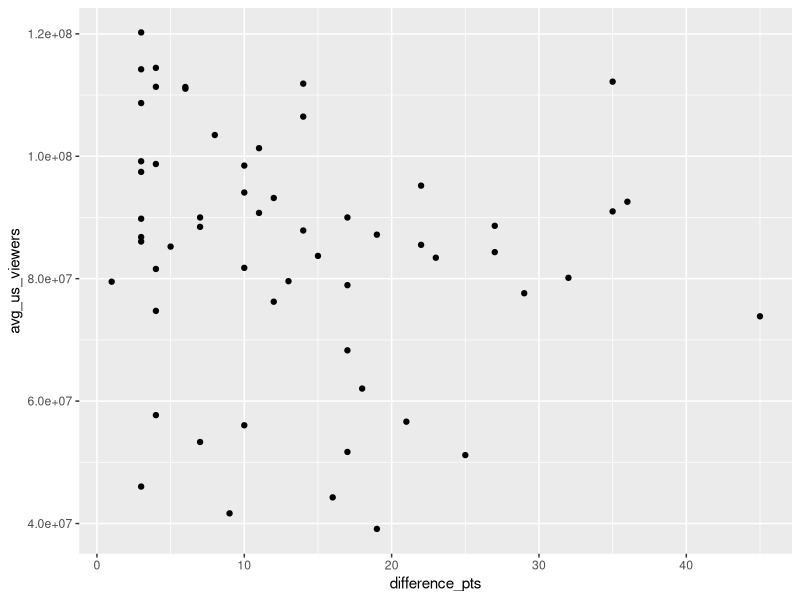
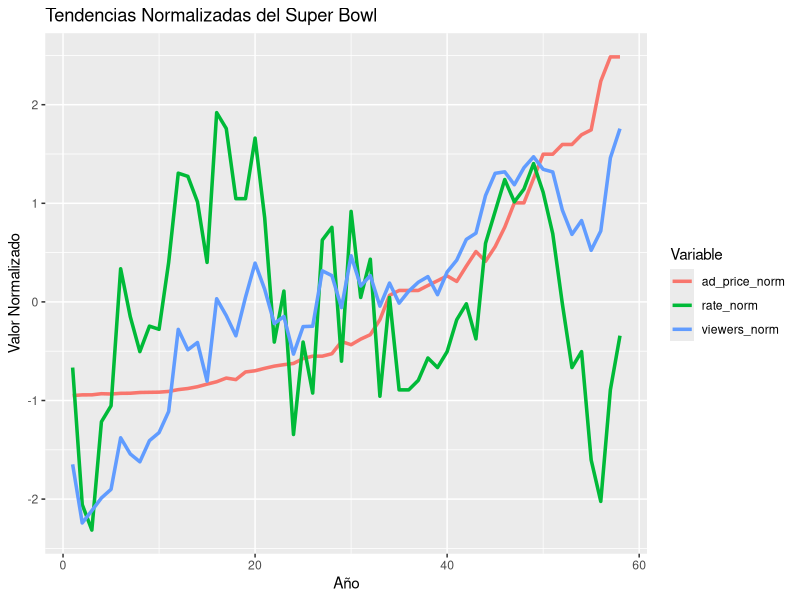
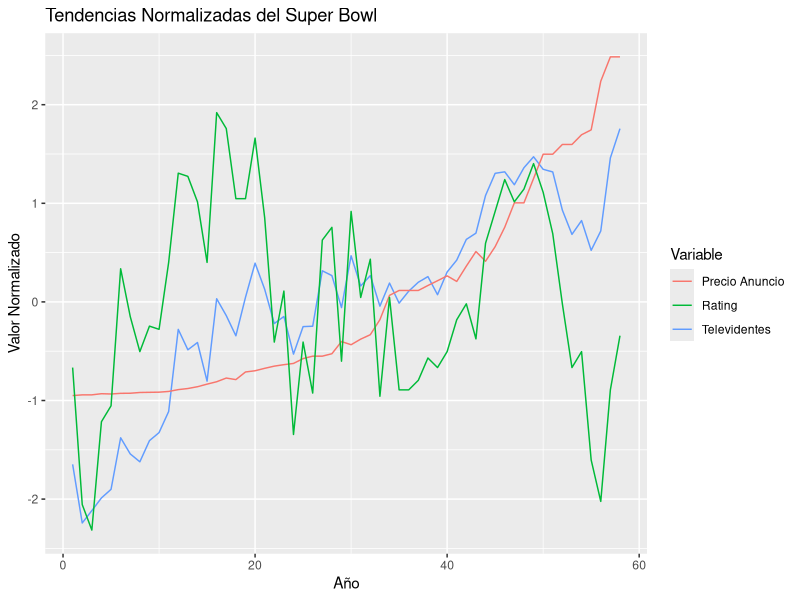

Write the R code that produced these figures, in order.
# Load packages
library(tidyverse)

# Load the CSV data
tv  <-  read_csv("data/tv.csv", show_col_types=FALSE)
super_bowls  <-  read_csv("data/super_bowls.csv", show_col_types=FALSE)


#Q1

# join the last 2 rows in the data frame tv because the super bowl number 1 was transmitted per 2 tv channels
super_1 <- tv %>% filter(super_bowl == 1)

# creating the new row using the rows from both channels
super_1 <- data.frame(x1 = 1,
                      x2 = "CBS-NBC", # the channels who transmitted the game
                      x3 = sum(super_1$avg_us_viewers), 
                      x4 = sum(super_1$total_us_viewers, na.rm = TRUE),
                      x5 = sum(super_1$rating_household),
                      x6 = sum(super_1$share_household),
                      x7 = NA,
                      x8 = NA,
                      x9 = mean(super_1$ad_cost))

# changing the names 
names(super_1) <- names(tv)  

# deleting the las 2 rows and add in the new row which has the new data trasformated
tv_ok <- tv %>% filter(!super_bowl == 1) %>% rbind(super_1)

# creating a data with the 2 data frames 
full_data <- super_bowls %>% left_join(tv_ok, by = "super_bowl")

# calculating the correlation between the difference of point per game and the viewers per game
cor(full_data$difference_pts, full_data$avg_us_viewers)

# ploting the relation between the diferece of point per game and the viewers per game
full_data %>% ggplot(aes(difference_pts, avg_us_viewers)) + geom_point()

score_impact <- "weak"



#Q2

# Normalizing the variables
superbowl_df_norm <- full_data %>%
  mutate(
    viewers_norm = scale(avg_us_viewers),
    ad_price_norm = scale(ad_cost),
    rate_norm = scale(rating_household)
  ) %>%
  select(super_bowl, viewers_norm, ad_price_norm, rate_norm)

# Converting to long format for graphing because we can not do it with the data like we have it
superbowl_long <- superbowl_df_norm %>%
  pivot_longer(cols = -super_bowl, names_to = "variable", values_to = "value")

# Creating the graph
ggplot(superbowl_long, aes(x = super_bowl, y = value, color = variable)) +
  geom_line(size = 1.2) +
  labs(title = "Tendencias Normalizadas del Super Bowl",
       x = "Año",
       y = "Valor Normalizado",
       color = "Variable")


# Another way to create the graph
ggplot(superbowl_df_norm, aes(x = super_bowl)) +
  geom_line(aes(y = viewers_norm, color = "Televidentes")) +
  geom_line(aes(y = ad_price_norm, color = "Precio Anuncio")) +
  geom_line(aes(y = rate_norm, color = "Rating")) +
  labs(title = "Tendencias Normalizadas del Super Bowl",
       x = "Año",
       y = "Valor Normalizado",
       color = "Variable")


first_to_increase <- "ratings"
